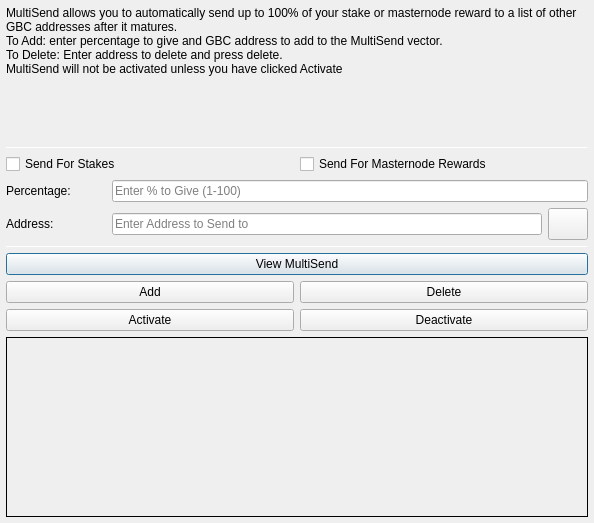
<?xml version="1.0" encoding="UTF-8"?>
<ui version="4.0">
 <class>MultiSendDialog</class>
 <widget class="QDialog" name="MultiSendDialog">
  <property name="windowModality">
   <enum>Qt::NonModal</enum>
  </property>
  <property name="geometry">
   <rect>
    <x>0</x>
    <y>0</y>
    <width>594</width>
    <height>523</height>
   </rect>
  </property>
  <property name="windowTitle">
   <string>MultiSend</string>
  </property>
  <layout class="QVBoxLayout" name="verticalLayout" stretch="0">
   <property name="leftMargin">
    <number>6</number>
   </property>
   <property name="topMargin">
    <number>6</number>
   </property>
   <property name="rightMargin">
    <number>6</number>
   </property>
   <property name="bottomMargin">
    <number>6</number>
   </property>
   <item>
    <layout class="QVBoxLayout" name="verticalLayout_Main" stretch="1,1,1,1,1,1">
     <item>
      <widget class="QLabel" name="label_2">
       <property name="lineWidth">
        <number>1</number>
       </property>
       <property name="text">
        <string>MultiSend allows you to automatically send up to 100% of your stake or masternode reward to a list of other GBC addresses after it matures.
To Add: enter percentage to give and GBC address to add to the MultiSend vector.
To Delete: Enter address to delete and press delete.
MultiSend will not be activated unless you have clicked Activate</string>
       </property>
       <property name="alignment">
        <set>Qt::AlignLeading|Qt::AlignLeft|Qt::AlignTop</set>
       </property>
       <property name="wordWrap">
        <bool>true</bool>
       </property>
      </widget>
     </item>
     <item>
      <widget class="Line" name="line">
       <property name="minimumSize">
        <size>
         <width>0</width>
         <height>1</height>
        </size>
       </property>
       <property name="maximumSize">
        <size>
         <width>16777215</width>
         <height>1</height>
        </size>
       </property>
       <property name="orientation">
        <enum>Qt::Horizontal</enum>
       </property>
      </widget>
     </item>
     <item>
      <layout class="QVBoxLayout" name="verticalLayout_Settings">
       <item>
        <layout class="QHBoxLayout" name="horizontalLayout">
         <item>
          <widget class="QCheckBox" name="multiSendStakeCheckBox">
           <property name="text">
            <string>Send For Stakes</string>
           </property>
          </widget>
         </item>
         <item>
          <widget class="QCheckBox" name="multiSendMasternodeCheckBox">
           <property name="text">
            <string>Send For Masternode Rewards</string>
           </property>
          </widget>
         </item>
        </layout>
       </item>
       <item>
        <layout class="QHBoxLayout" name="horizontalLayout_6">
         <item>
          <widget class="QLabel" name="label">
           <property name="minimumSize">
            <size>
             <width>100</width>
             <height>0</height>
            </size>
           </property>
           <property name="toolTip">
            <string>Percentage of stake to send</string>
           </property>
           <property name="text">
            <string>Percentage:</string>
           </property>
          </widget>
         </item>
         <item>
          <widget class="QLineEdit" name="multiSendPercentEdit">
           <property name="toolTip">
            <string>Enter whole numbers 1 - 100</string>
           </property>
           <property name="placeholderText">
            <string>Enter % to Give (1-100)</string>
           </property>
          </widget>
         </item>
        </layout>
       </item>
       <item>
        <layout class="QHBoxLayout" name="horizontalLayout_7">
         <item>
          <widget class="QLabel" name="label_5">
           <property name="minimumSize">
            <size>
             <width>100</width>
             <height>0</height>
            </size>
           </property>
           <property name="toolTip">
            <string>Address to send portion of stake to</string>
           </property>
           <property name="text">
            <string>Address:</string>
           </property>
          </widget>
         </item>
         <item>
          <widget class="QLineEdit" name="multiSendAddressEdit">
           <property name="toolTip">
            <string/>
           </property>
           <property name="placeholderText">
            <string>Enter Address to Send to</string>
           </property>
          </widget>
         </item>
         <item>
          <widget class="QPushButton" name="addressBookButton">
           <property name="maximumSize">
            <size>
             <width>16777215</width>
             <height>32</height>
            </size>
           </property>
           <property name="toolTip">
            <string>Choose an address from the address book</string>
           </property>
           <property name="text">
            <string/>
           </property>
           <property name="icon">
            <iconset resource="../gamebets.qrc">
             <normaloff>:/icons/address-book</normaloff>:/icons/address-book</iconset>
           </property>
           <property name="shortcut">
            <string>Alt+A</string>
           </property>
           <property name="autoDefault">
            <bool>false</bool>
           </property>
          </widget>
         </item>
        </layout>
       </item>
      </layout>
     </item>
     <item>
      <widget class="Line" name="line_2">
       <property name="minimumSize">
        <size>
         <width>0</width>
         <height>1</height>
        </size>
       </property>
       <property name="maximumSize">
        <size>
         <width>16777215</width>
         <height>1</height>
        </size>
       </property>
       <property name="orientation">
        <enum>Qt::Horizontal</enum>
       </property>
      </widget>
     </item>
     <item>
      <layout class="QVBoxLayout" name="verticalLayout_Buttons">
       <item>
        <layout class="QHBoxLayout" name="horizontalLayout_4">
         <item>
          <widget class="QPushButton" name="viewButton">
           <property name="toolTip">
            <string/>
           </property>
           <property name="statusTip">
            <string>View MultiSend Vector</string>
           </property>
           <property name="text">
            <string>View MultiSend</string>
           </property>
          </widget>
         </item>
        </layout>
       </item>
       <item>
        <layout class="QHBoxLayout" name="horizontalLayout_2">
         <item>
          <widget class="QPushButton" name="addButton">
           <property name="toolTip">
            <string/>
           </property>
           <property name="statusTip">
            <string>Add to MultiSend Vector</string>
           </property>
           <property name="text">
            <string>Add</string>
           </property>
          </widget>
         </item>
         <item>
          <widget class="QPushButton" name="deleteButton">
           <property name="toolTip">
            <string/>
           </property>
           <property name="statusTip">
            <string>Delete Address From MultiSend Vector</string>
           </property>
           <property name="text">
            <string>Delete</string>
           </property>
          </widget>
         </item>
        </layout>
       </item>
       <item>
        <layout class="QHBoxLayout" name="horizontalLayout_5">
         <item>
          <widget class="QPushButton" name="activateButton">
           <property name="statusTip">
            <string>Activate MultiSend</string>
           </property>
           <property name="text">
            <string>Activate</string>
           </property>
          </widget>
         </item>
         <item>
          <widget class="QPushButton" name="disableButton">
           <property name="statusTip">
            <string>Deactivate MultiSend</string>
           </property>
           <property name="text">
            <string>Deactivate</string>
           </property>
          </widget>
         </item>
        </layout>
       </item>
      </layout>
     </item>
     <item>
      <widget class="QLabel" name="message">
       <property name="minimumSize">
        <size>
         <width>0</width>
         <height>180</height>
        </size>
       </property>
       <property name="frameShape">
        <enum>QFrame::Panel</enum>
       </property>
       <property name="frameShadow">
        <enum>QFrame::Plain</enum>
       </property>
       <property name="lineWidth">
        <number>1</number>
       </property>
       <property name="midLineWidth">
        <number>1</number>
       </property>
       <property name="text">
        <string/>
       </property>
       <property name="alignment">
        <set>Qt::AlignLeading|Qt::AlignLeft|Qt::AlignTop</set>
       </property>
       <property name="wordWrap">
        <bool>true</bool>
       </property>
      </widget>
     </item>
    </layout>
   </item>
  </layout>
 </widget>
 <resources>
  <include location="../gamebets.qrc"/>
 </resources>
 <connections/>
</ui>
